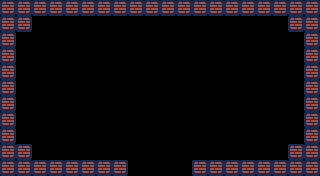

Rendered tile map (Tiled .tmx) drawn with the repository's tilesets; below, a short description and the full map source, tile grids included:
An orthogonal 20x11 tile map with 16x16 px tiles, 1 tile layer (Tile Layer 1) and 10 objects (9x wall, gate).

<map version="1.4" tiledversion="1.4.3" orientation="orthogonal" renderorder="right-down" width="20" height="11" tilewidth="16" tileheight="16" infinite="0" nextlayerid="3" nextobjectid="14">
 <editorsettings>
  <export target="testMap2.lua" format="lua" />
 </editorsettings>
 <properties>
  <property name="x" type="int" value="2" />
  <property name="y" type="int" value="1" />
  <property name="z" type="int" value="1" />
 </properties>
 <tileset firstgid="1" source="../image/test_Tiles.tsx" />
 <layer id="1" name="Tile Layer 1" width="20" height="11">
  <data encoding="csv">
2,2,2,2,2,2,2,2,2,2,2,2,2,2,2,2,2,2,2,2,
2,2,1,1,1,1,1,1,1,1,1,1,1,1,1,1,1,1,2,2,
2,1,1,1,1,1,1,1,1,1,1,1,1,1,1,1,1,1,1,2,
2,1,1,1,1,1,1,1,1,1,1,1,1,1,1,1,1,1,1,2,
2,1,1,1,1,1,1,1,1,1,1,1,1,1,1,1,1,1,1,2,
2,1,1,1,1,1,1,1,1,1,1,1,1,1,1,1,1,1,1,2,
2,1,1,1,1,1,1,1,1,1,1,1,1,1,1,1,1,1,1,2,
2,1,1,1,1,1,1,1,1,1,1,1,1,1,1,1,1,1,1,2,
2,1,1,1,1,1,1,1,1,1,1,1,1,1,1,1,1,1,1,2,
2,2,1,1,1,1,1,1,1,1,1,1,1,1,1,1,1,1,2,2,
2,2,2,2,2,2,2,2,1,1,1,1,2,2,2,2,2,2,2,2
</data>
 </layer>
 <objectgroup id="2" name="Object Layer 1">
  <object id="1" type="wall" x="0" y="0" width="32" height="32" />
  <object id="2" type="wall" x="32" y="0" width="256" height="16" />
  <object id="4" type="wall" x="288" y="0" width="32" height="32" />
  <object id="5" type="wall" x="288" y="144" width="32" height="32" />
  <object id="6" type="wall" x="0" y="144" width="32" height="32" />
  <object id="7" type="wall" x="32" y="160" width="96" height="16" />
  <object id="8" type="wall" x="192" y="160" width="96" height="16" />
  <object id="9" type="wall" x="0" y="32" width="16" height="112" />
  <object id="10" type="wall" x="304" y="32" width="16" height="112" />
  <object id="11" type="gate" x="128" y="172" width="64" height="4">
   <properties>
    <property name="mapDestination" value="testMap" />
    <property name="playerDestX" type="int" value="276" />
    <property name="playerDestY" type="int" value="55" />
    <property name="playerFace" value="down" />
   </properties>
  </object>
 </objectgroup>
</map>
